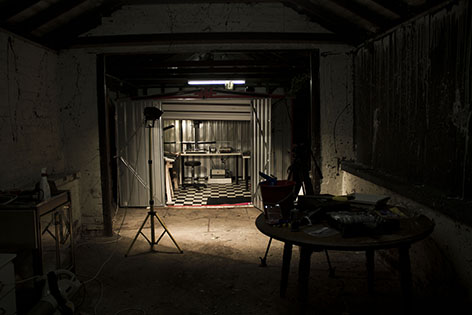
%> input picture PJ4 Image Based Lighting/images/darkroom.jpg, 472 x 315 px
$ octave --eval "tonemapping;"   (GNU Octave 9; MATLAB toolbox functions it lacks are replaced by stand-ins)
%> lines starting %> are read from the running program, lines starting %| are printed output that depends on the picture
function tonemapping()
% load image
img = im2double(imread('./images/darkroom.jpg'));
toned_imgs{1}.image = img;
toned_imgs{1}.method = 'Original image';

% simple rescaling
toned_imgs{2}.image = simple_rescale(img);
toned_imgs{2}.method = 'Simple Rescale';

% Gamma correction
output = simple_rescale(img);
output = gamma_correction(output,0.5);
toned_imgs{3}.image = output;
toned_imgs{3}.method = 'Rescale + Gamma';

% Reinhart operation
output = simple_rescale(img);
output = reinhart_operation(output);
toned_imgs{4}.image = output;
toned_imgs{4}.method = 'Rescale + Reinhart';

% local tonemapping

len = length(toned_imgs);
row =2;
figure(1),
for i = 1:len
    subplot(row,ceil(len/row),i),imshow(toned_imgs{i}.image),title(toned_imgs{i}.method);
end


end
function output = simple_rescale(img)
    % change color space
    hsv = rgb2hsv(img);
%> hsv: size 315x472x3 double; mean H, S, V 0.119, 0.451, 0.126
    imgv = hsv(:,:,3);
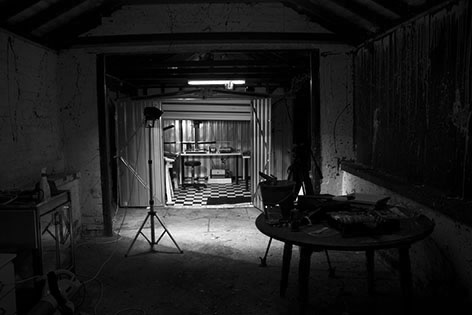
%> imgv: size 315x472 double; min 0, max 1, mean 0.126
    % rescale
    maxi = max(imgv(:));
%> maxi = 1
    mini = min(imgv(:));
%> mini = 0
    imgv = (imgv-mini)./(maxi-mini);
    % recover colorspace
    hsv(:,:,3) = imgv;
    output = hsv2rgb(hsv);
end
function output = gamma_correction(img,gamma)
%> called with gamma = 0.5
    % change color space
    hsv = rgb2hsv(img);
%> hsv: size 315x472x3 double; mean H, S, V 0.119, 0.451, 0.126
    imgv = hsv(:,:,3);
    % gamma correction
    imgv = imgv.^gamma;
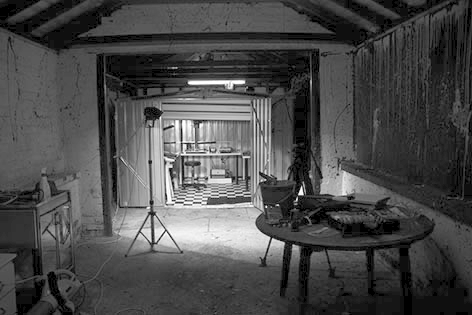
%> imgv: size 315x472 double; min 0, max 1, mean 0.295
    % recover colorspace
    hsv(:,:,3) = imgv;
%> hsv: size 315x472x3 double; mean H, S, V 0.119, 0.451, 0.295
    output = hsv2rgb(hsv);
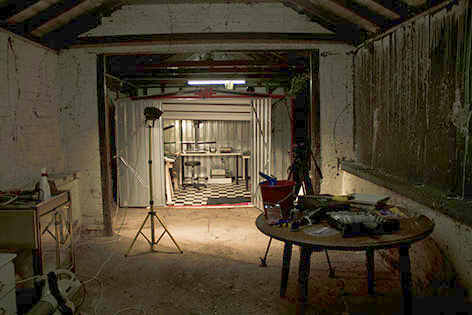
%> output: size 315x472x3 double; mean R, G, B 0.293, 0.253, 0.182
end
function output = reinhart_operation(img)
        % change color space
    hsv = rgb2hsv(img);
    imgv = hsv(:,:,3);
    % gamma correction
    imgv = (imgv./(1+imgv)).*2;
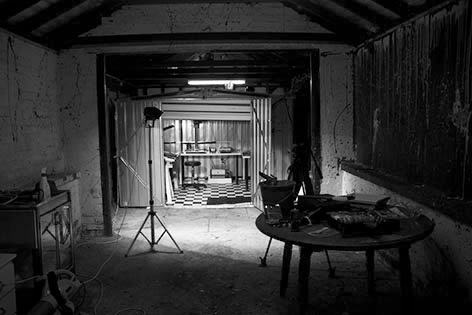
%> imgv: size 315x472 double; min 0, max 1, mean 0.192
    % recover colorspace
    hsv(:,:,3) = imgv;
%> hsv: size 315x472x3 double; mean H, S, V 0.119, 0.451, 0.192
    output = hsv2rgb(hsv);
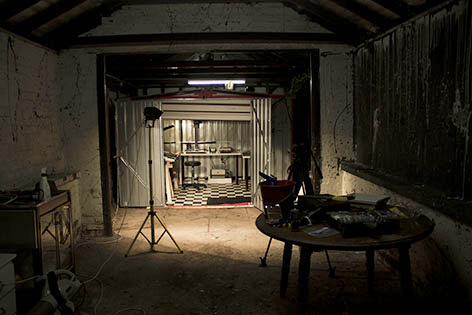
%> output: size 315x472x3 double; mean R, G, B 0.192, 0.167, 0.125
end
%> in tonemapping, `len = length(toned_imgs);`: len = 4
%> the loop in tonemapping, `for i = 1:len` made 4 passes

$ run again, with PJ4 Image Based Lighting/images/1.jpg copied over PJ4 Image Based Lighting/images/darkroom.jpg
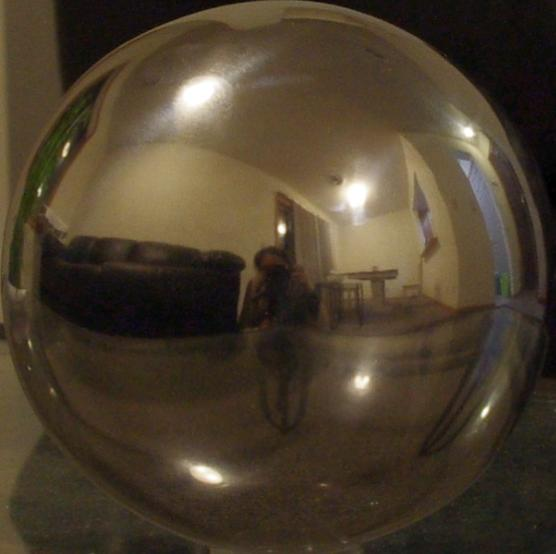
%> input picture PJ4 Image Based Lighting/images/1.jpg, 556 x 554 px
%> in simple_rescale, `imgv = hsv(:,:,3);`:
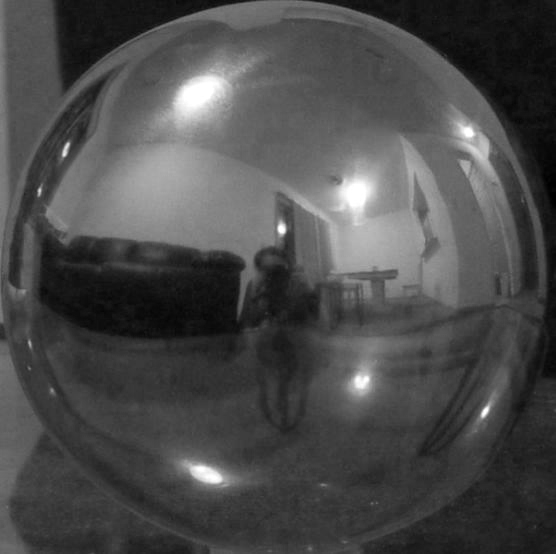
%> imgv: size 554x556 double; min 0, max 1, mean 0.295
%> maxi = 1
%> mini = 0
%> in reinhart_operation, `output = hsv2rgb(hsv);`:
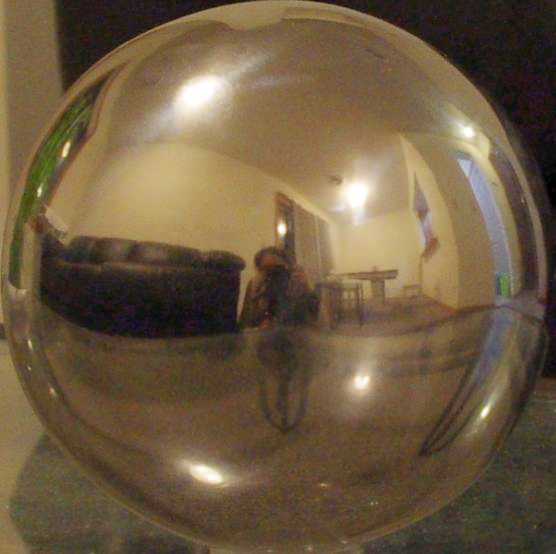
%> output: size 554x556x3 double; mean R, G, B 0.432, 0.358, 0.257
%> len = 4
%> the loop in tonemapping, `for i = 1:len` made 4 passes

$ run again, with PJ4 Image Based Lighting/images/3.jpg copied over PJ4 Image Based Lighting/images/darkroom.jpg
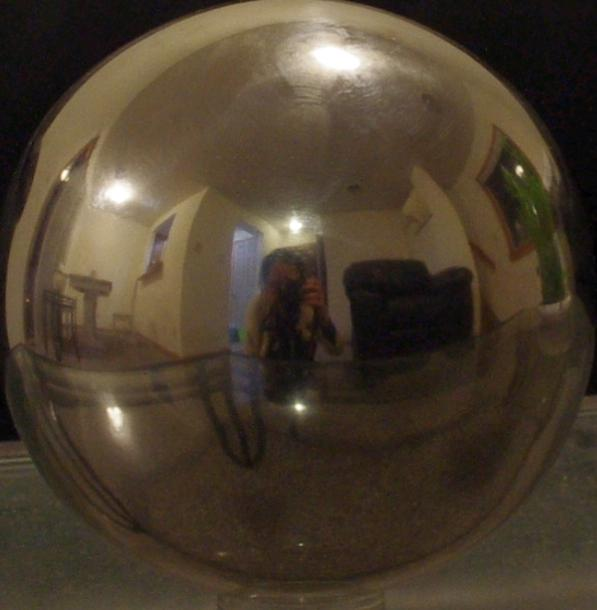
%> input picture PJ4 Image Based Lighting/images/3.jpg, 597 x 610 px
%> in simple_rescale, `imgv = hsv(:,:,3);`:
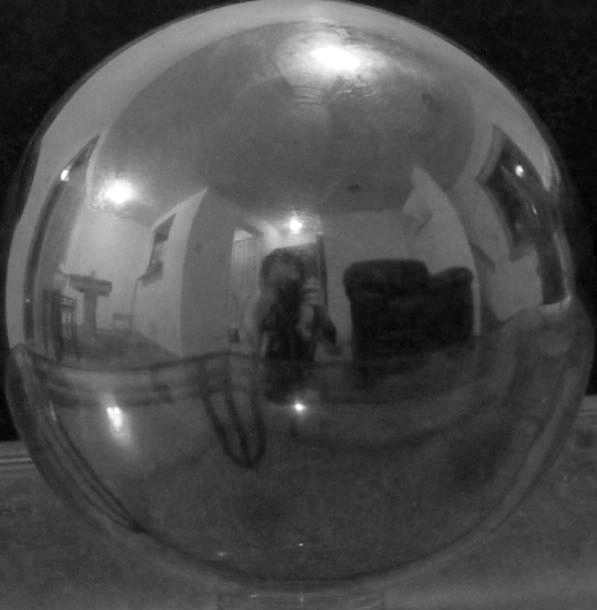
%> imgv: size 610x597 double; min 0.00392, max 1, mean 0.292
%> maxi = 1
%> mini = 0.00392
%> in reinhart_operation, `output = hsv2rgb(hsv);`:
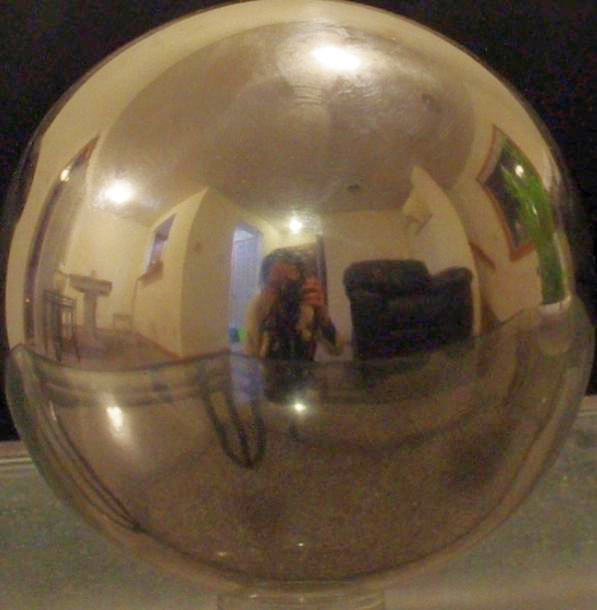
%> output: size 610x597x3 double; mean R, G, B 0.425, 0.351, 0.26
%> len = 4
%> the loop in tonemapping, `for i = 1:len` made 4 passes

$ run again, with PJ4 Image Based Lighting/images/remove.jpg copied over PJ4 Image Based Lighting/images/darkroom.jpg
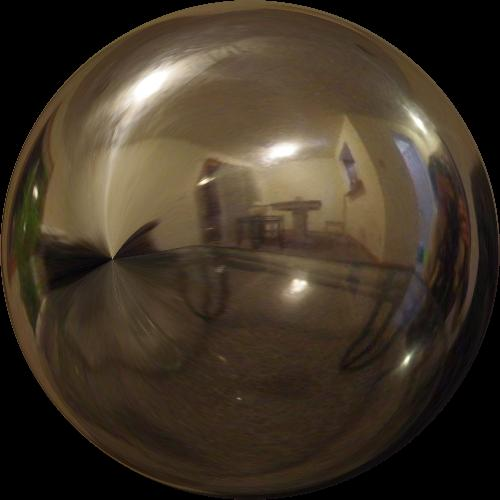
%> input picture PJ4 Image Based Lighting/images/remove.jpg, 500 x 500 px
%> in simple_rescale, `imgv = hsv(:,:,3);`:
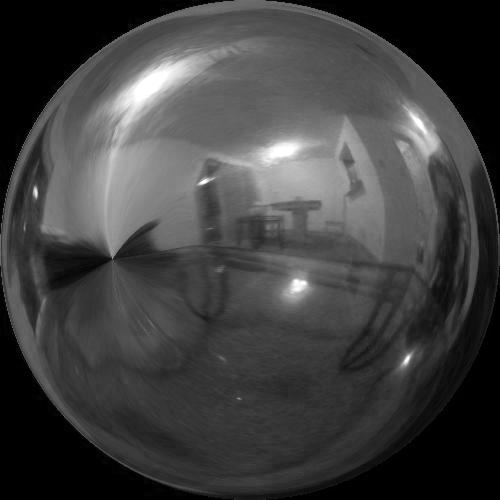
%> imgv: size 500x500 double; min 0, max 1, mean 0.253
%> maxi = 1
%> mini = 0
%> in reinhart_operation, `output = hsv2rgb(hsv);`:
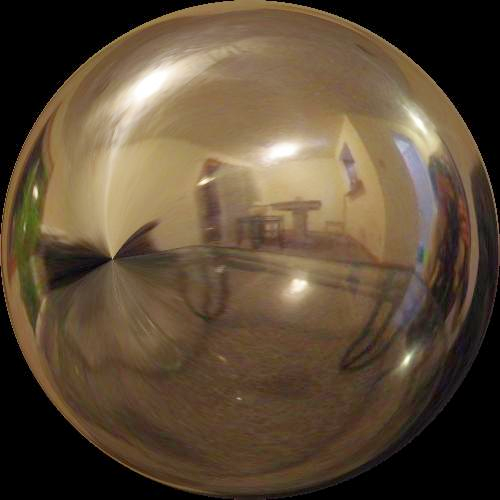
%> output: size 500x500x3 double; mean R, G, B 0.366, 0.299, 0.219
%> len = 4
%> the loop in tonemapping, `for i = 1:len` made 4 passes
